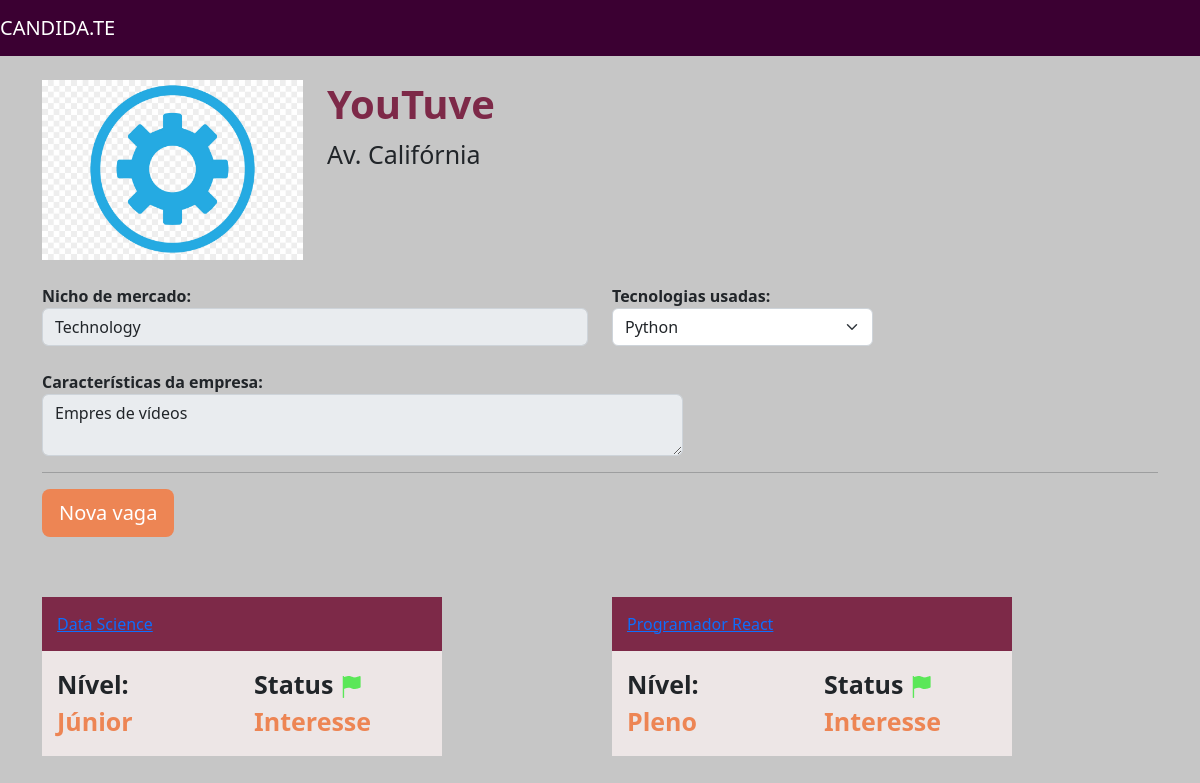
Before: /home/empresa/4 with the older database file.
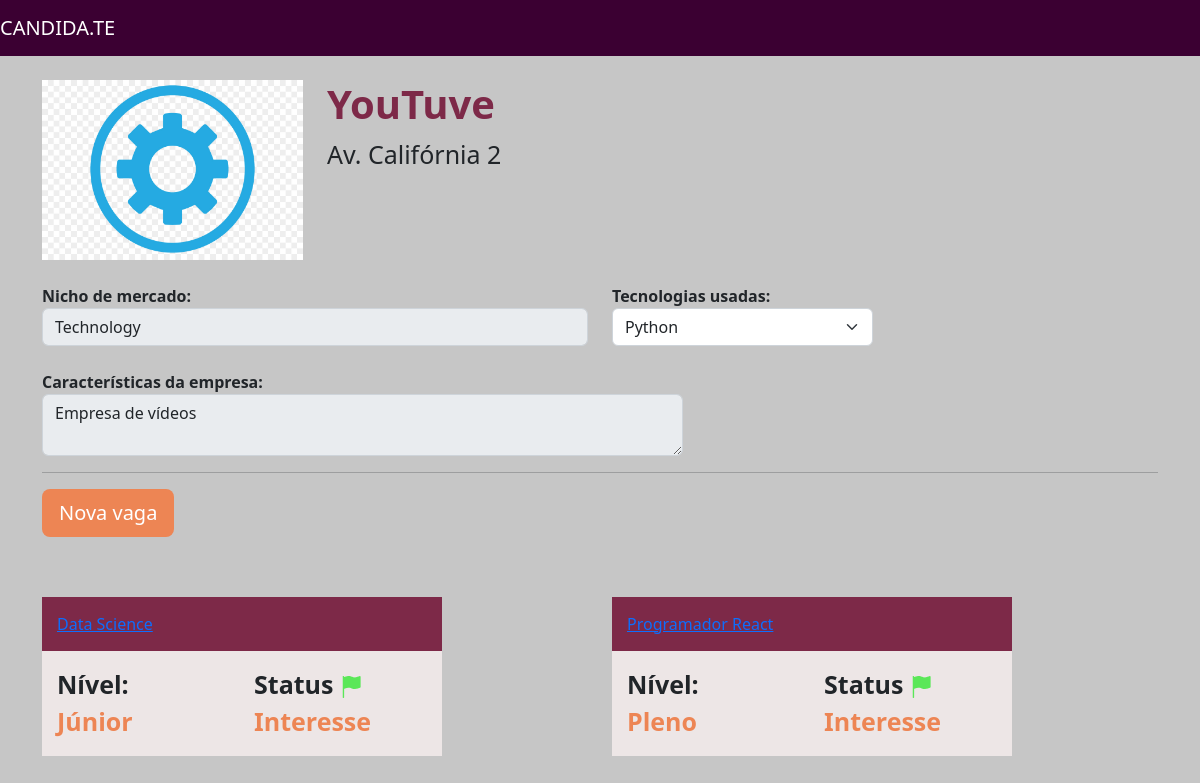
After: the same page with the newer database file.
### empresa/models.py (models this page shows, shortened)
class Empresa(models.Model):
    choices_nicho_mercado = (
        ('M', 'Marketing'),
        ('F', 'Financial'),
        ('H', 'Healthy'),
        ('C', 'Consultancy'),
        ('T', 'Technology')
    )
    logo = models.ImageField(upload_to='logo_empresa', null=True)
    nome = models.CharField(max_length=30)
    email = models.EmailField()
    cidade = models.CharField(max_length=30)
    tecnologias = models.ManyToManyField(Tecnologias)
    endereco = models.CharField(max_length=30)
    caracteristica_empresa = models.TextField()
    nicho_mercado = models.CharField(max_length=5, choices=choices_nicho_mercado)
    def __str__(self):
        return self.nome

### empresa/views.py (the view)
# urls.py: path('empresa/<int:id>', views.empresa, name="empresa_unica"),
def empresa(request, id):
    empresa_unica = get_object_or_404(Empresa, id=id)
    empresas = Empresa.objects.all()
    tecnologias = Tecnologias.objects.all()
    vagas = Vagas.objects.filter(empresa_id=id)
    return render(request, 'empresa_unica.html', {'empresa': empresa_unica, 'tecnologias': tecnologias, 'empresas': empresas, 'vagas': vagas})

### empresa/models.py (called while the page is built)
    def __str__(self):
        return self.tecnologia

### empresa/templates/empresa_unica.html (shortened to what this page needs)
{% extends 'base.html' %}
{% load static %}
{% block 'head' %}
    <link href="{% static 'empresa/css/empresa.css' %}" rel="stylesheet">
{% endblock%}
{% block 'body' %}
    <br>
    <div class="container">
        <div class="row">
            <div class="col-md-3">
                <img width="100%" src="{{empresa.logo.url}}">
            </div>
            <div class="col-md">
                <h1 class="titulo">{{empresa.nome}}</h1>
                <p class="paragrafo">{{empresa.endereco}}</p>
            </div>
        </div>
        <br>
        <div class="row">
            <div class="col-md-6">
                <label>Nicho de mercado:</label>
                <input disabled type="text" class="form-control" value="{{empresa.get_nicho_mercado_display}}">
            </div>
            <div class="col-md-3">
                <label>Tecnologias usadas:</label>
                <select class="form-select">
                    {% for tech in empresa.tecnologias.all %}
                        <option>{{tech}}</option>
                    {% endfor %}
                </select>
            </div>
        </div>
        <br>
        <div class="row">
            <div class="col-md-7">
                <label>Características da empresa:</label>
                <textarea disabled class="form-control">{{empresa.caracteristica_empresa}}</textarea>
            </div>
            <div class="col-md-3">
            </div>
        </div>
        <hr>
        <a data-bs-toggle="modal" data-bs-target="#exampleModal" class="btn btn-lg btn-orange">Nova vaga</a>
        <div class="row">
            {% for vaga in vagas %}
                <div class="col-md">
                <div class="box-vagas">
                    <div class="header-vagas">
                        <a href="{% url 'vaga' vaga.id %}">{{vaga.titulo}}</a>
                    </div>
                    <div class="body-vagas  ">
                        <div class="row">
                            <div class="col-md">
                                <label class="paragrafo">Nível:</label>
                                <br>
                                <label class="paragrafo paragrafo-orange">{{vaga.get_nivel_experiencia_display}}</label>
                            </div>
                            <div class="col-md">
                                <label class="paragrafo">Status <img src="{% static 'empresa/img/flag_green.png' %}"></label>
                                <br>
                                <label class="paragrafo paragrafo-orange">{{vaga.get_status_display}}</label>
                            </div>
                        </div>
                    </div>
                </div>
                </div>
            {% endfor %}
        </div>
    </div>
    <br>
    <br>
{% endblock %}

Changed rows visible on the page:
changed Empresa "YouTuve": endereco "Av. Califórnia" → "Av. Califórnia 2"; caracteristica_empresa "Empres de vídeos" → "Empresa de vídeos"
